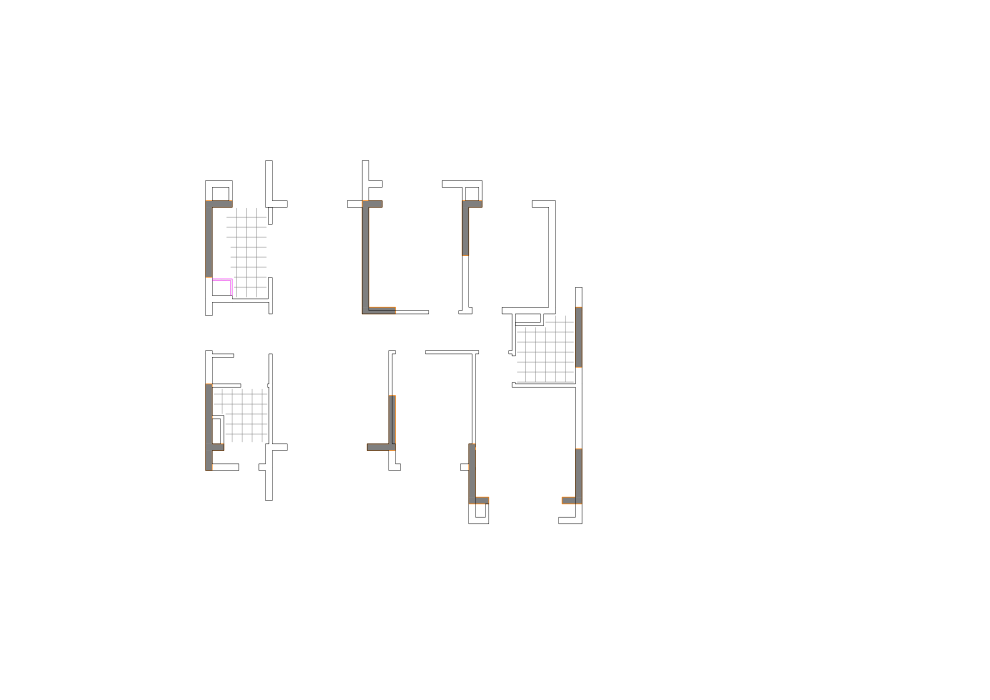
#> input picture DataProcess/mask2wall/data/images/(T3) 12#楼105户型平面图（镜像）-2.png, 2970 x 2100 px (shown at 1/3 size)
$ python deal_angle1.py
#> lines starting #> are read from the running program, lines starting #| are printed output that depends on the picture; after the words box and inside, x2 and y2 are one past the last pixel; in counts of white or black regions, pixels touching at a corner belong together
### DataProcess/mask2wall/src/deal_mask1.py
# 生成掩模图矢量化尝试
import os
import cv2
import numpy as np
import json
from skimage import measure, io
import matplotlib.pyplot as plt
from PIL import Image
import shutil

def imgRead(imgpath):
    if not os.path.exists(imgpath):
        print('img path not exist')
        return None
    return cv2.imdecode(np.fromfile(imgpath, dtype=np.uint8), cv2.IMREAD_COLOR)
#> returned value is the input picture: shape (2100, 2970, 3); mean B, G, R 253.2, 253.3, 253.4

def imgReadGray(imgpath):
#> called with imgpath = './data/masks/(T3) 12#楼105户型平面图（镜像）-2.png'
    if not os.path.exists(imgpath):
        print('img path not exist')
        return None
    return cv2.imdecode(np.fromfile(imgpath, dtype=np.uint8), cv2.IMREAD_GRAYSCALE)
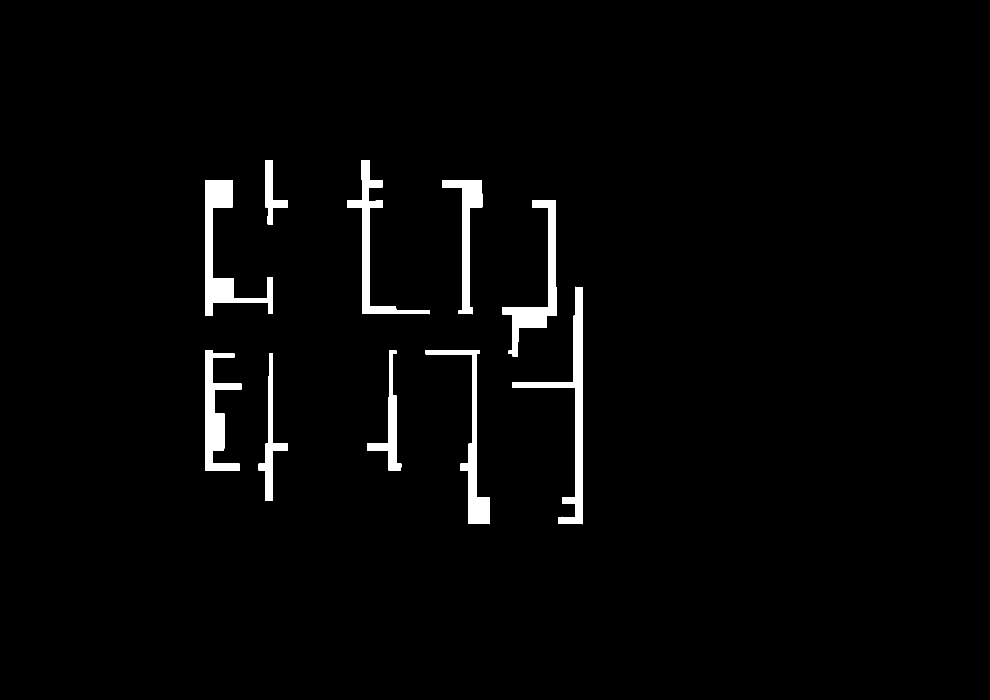
#> input picture DataProcess/mask2wall/data/masks/(T3) 12#楼105户型平面图（镜像）-2.png, 2970 x 2100 px (shown at 1/3 size)
#> returned value is the input picture: shape (2100, 2970); 2.3% white; 10 white regions, largest, box (x1, y1, x2, y2) and area: (1536, 860, 1749, 1573) 21816, (615, 540, 818, 948) 21585, (1506, 601, 1669, 1069) 17746

def imgWrite(imgpath, img):
    cv2.imencode(os.path.splitext(imgpath)[1], img)[1].tofile(imgpath)

def filter_contours(contours, min_area=100):
    filtered_contours = [cnt for cnt in contours if cv2.contourArea(cnt) > min_area]
    return filtered_contours

# [343 lines left out: functions close_contour, binary_mask_to_polygon, get_binary_contours, get_binary_contours2, get_binary_contours3, get_binary_contours4 and 7 more, not called in this run]


# [5 lines that do not run on import are left out]

### DataProcess/mask2wall/src/deal_angle1.py
# 掩模图矢量化尝试：掩模图骨架化与查找角点
import cv2
import numpy as np
from deal_mask1 import imgReadGray, imgWrite, imgRead
from skimage.morphology import skeletonize

# [185 lines left out: functions line_intersection, find_angle1, find_corners, find_angle2, find_angle3, find_contours and 1 more, not called in this run]

    # 输出每个多边形的角点
    # for idx, polygon in enumerate(polygons):
    #     print(f"Polygon {idx + 1} corners: {polygon}")

def find_angle5():
    # 读取二值图像
    maskpath = './data/masks/(T3) 12#楼105户型平面图（镜像）-2.png'
    imgpath = './data/images/(T3) 12#楼105户型平面图（镜像）-2.png'
    image_ori = imgRead(imgpath)
    gray = imgReadGray(maskpath)
    image = cv2.cvtColor(gray, cv2.COLOR_GRAY2BGR)
#> image: shape (2100, 2970, 3); 2.3% white; 10 white regions

    # Step 1: 使用 findContours 检测轮廓
    contours, _ = cv2.findContours(gray, cv2.RETR_EXTERNAL, cv2.CHAIN_APPROX_SIMPLE)
#> contours = 10 contours; largest, box (x1, y1, x2, y2) and area: (615, 540, 818, 948) 20822, (1536, 860, 1749, 1573) 20806, (1506, 601, 1669, 1069) 17063, (616, 1050, 725, 1413) 15704, (1041, 480, 1288, 943) 15298

    # Step 2: Harris 角点检测
    dst = cv2.cornerHarris(gray, 2, 3, 0.04)
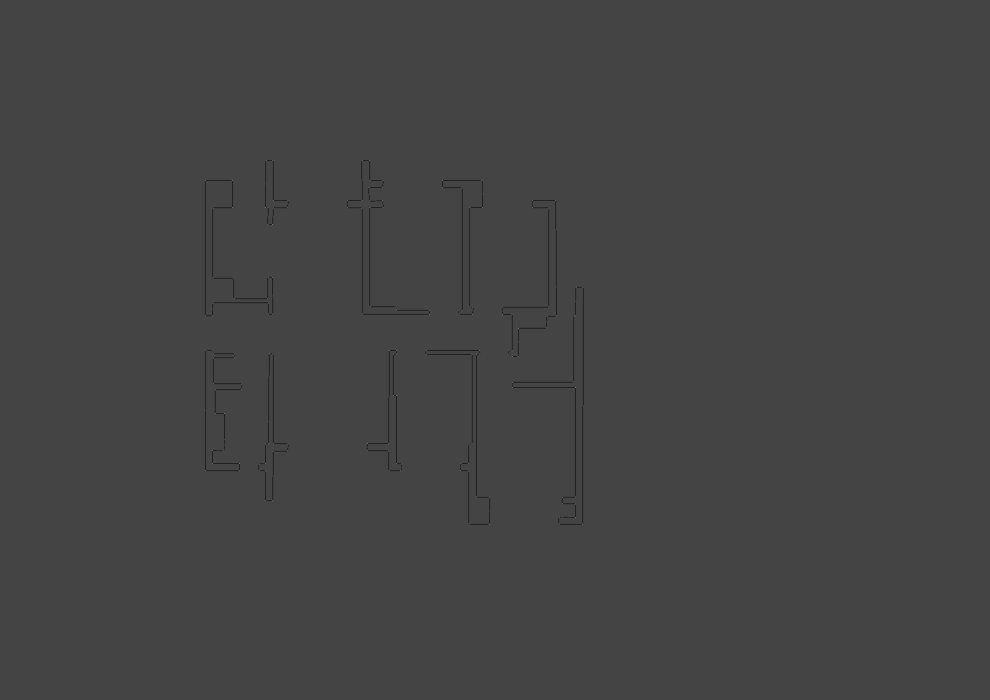
#> dst: shape (2100, 2970) float32 (shown at 1/3 size); min -0.04, max 0.108, mean -0.000113; drawn with min black and max white
    dst = cv2.dilate(dst, None)  # 增强角点响应
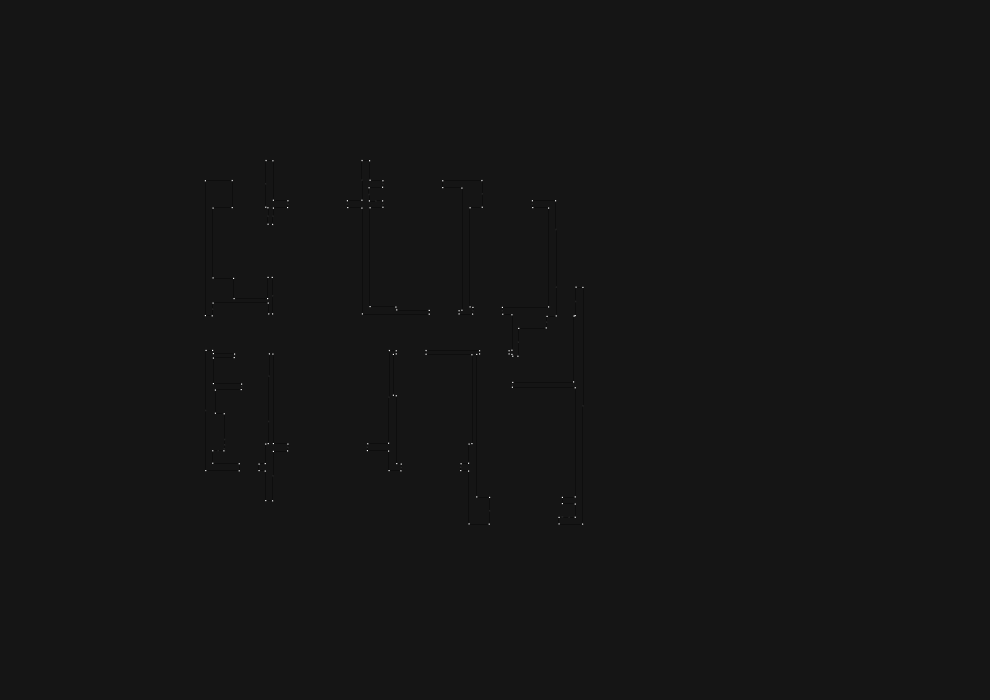
#> dst: shape (2100, 2970) float32 (shown at 1/3 size); min -0.01, max 0.108, mean 1.39e-05; drawn with min black and max white
    harris_threshold = 0.01 * dst.max()
#> harris_threshold = 0.00108
    harris_corners = np.argwhere(dst > harris_threshold)  # 角点坐标集合 [(y, x)]
#> harris_corners = 3469 pairs, first value 479 to 1574, second value 614 to 1750

    # 转换为 (x, y) 格式
    harris_corners = [(x, y) for y, x in harris_corners]
#> harris_corners = 3469 pairs, first value 614 to 1750, second value 479 to 1574

    # Step 3: 匹配 Harris 角点与轮廓
    polygons = []  # 存储每个多边形的角点
    for contour in contours:
        # 将轮廓点集转换为 Python 列表
        contour_points = contour.reshape(-1, 2)

        # 匹配 Harris 角点与当前轮廓
        matched_corners = []
        for corner in harris_corners:
            # 找到轮廓上与角点最近的点及其索引
            distances = np.linalg.norm(contour_points - corner, axis=1)
            min_index = np.argmin(distances)
            if distances[min_index] < 5:  # 距离阈值，控制角点与轮廓的匹配精度
                matched_corners.append((corner, min_index))

        # 按轮廓点索引排序（逆时针顺序）
        matched_corners = sorted(matched_corners, key=lambda x: x[1])

        # 提取排序后的角点
        sorted_corners = [corner for corner, _ in matched_corners]
        polygons.append(np.array(sorted_corners, dtype=np.int32))
#> this loop made 10 passes
#> after the loop, polygons = 10 items

    # Step 4: 在图像上绘制多边形角点
    output_image = image_ori.copy()
    for polygon in polygons:
        cv2.polylines(output_image, [polygon], isClosed=True, color=(0, 255, 0), thickness=2)  # 绘制轮廓
        for x, y in polygon:
            cv2.circle(output_image, (x, y), 3, (0, 0, 255), -1)  # 绘制角点
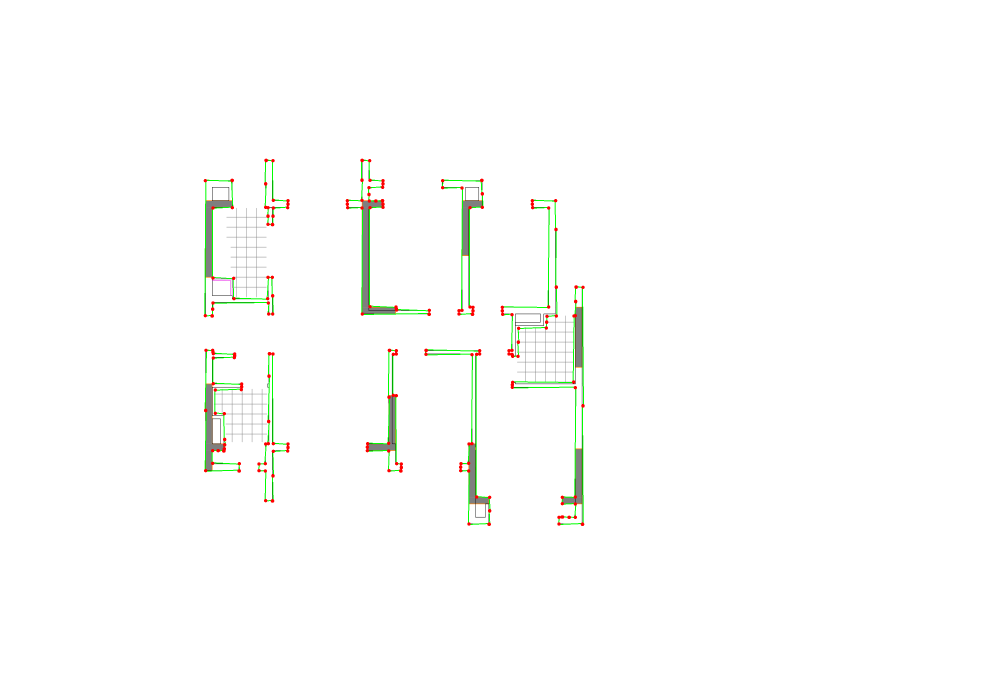
#> output_image: shape (2100, 2970, 3) (shown at 1/3 size); mean B, G, R 251.8, 253.1, 252.5

    # 显示结果
    # cv2.imshow('Sorted Corners by Contour Order', output_image)
    # cv2.waitKey(0)
    # cv2.destroyAllWindows()
    imgWrite('./data/tmp_res/res5.png', output_image)

    # 输出每个多边形的角点
    # for idx, polygon in enumerate(polygons):
    #     print(f"Polygon {idx + 1} corners (sorted by contour order): {polygon}")


if __name__ == '__main__':
    find_angle5()
    # find_contours()
